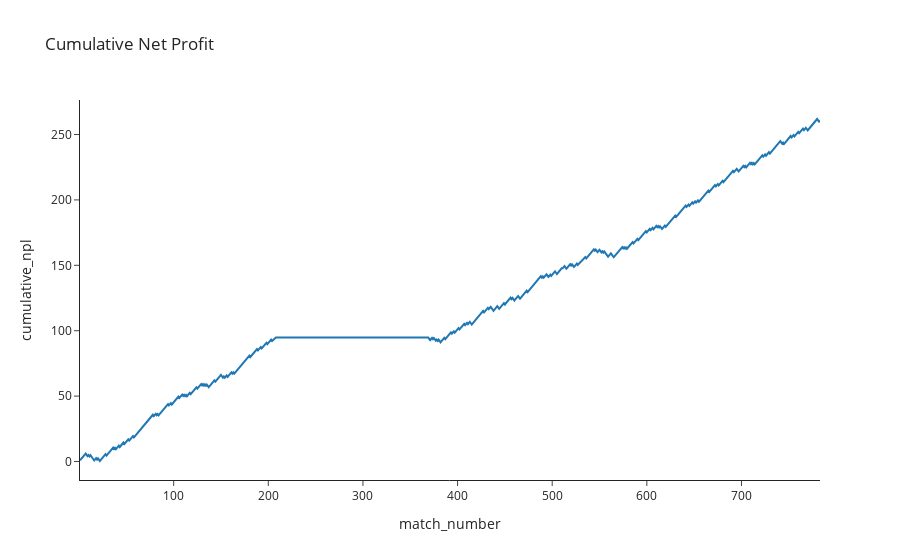

Source (notebook cell):
### Code cell
match_npl = backtest_data.groupby('Match_ID').agg({'npl': 'sum'})
match_npl['match_number'] = np.arange(len(match_npl)) +1
match_npl['cumulative_npl'] = match_npl['npl'].cumsum()
# match_npl
chart = px.line(match_npl, x="match_number", y="cumulative_npl", title='Cumulative Net Profit', template='simple_white')
chart

### Figure 1 — Plotly figure (JSON) as saved in the notebook; plotly's stock layout.template omitted (floating-point values rounded to 4 significant figures; data arrays with more than 128 entries replaced by an {"elided": "..."} marker saying what was removed)
{"data": [{"hovertemplate": "match_number=%{x}<br>cumulative_npl=%{y}<extra></extra>", "legendgroup": "", "line": {"color": "#1F77B4", "dash": "solid"}, "marker": {"symbol": "circle"}, "mode": "lines", "name": "", "orientation": "v", "showlegend": false, "type": "scatter", "x": {"elided": "783 int values"}, "xaxis": "x", "y": {"elided": "783 float values"}, "yaxis": "y"}], "layout": {"legend": {"tracegroupgap": 0}, "title": {"text": "Cumulative Net Profit"}, "xaxis": {"anchor": "y", "domain": [0, 1], "title": {"text": "match_number"}}, "yaxis": {"anchor": "x", "domain": [0, 1], "title": {"text": "cumulative_npl"}}}}
